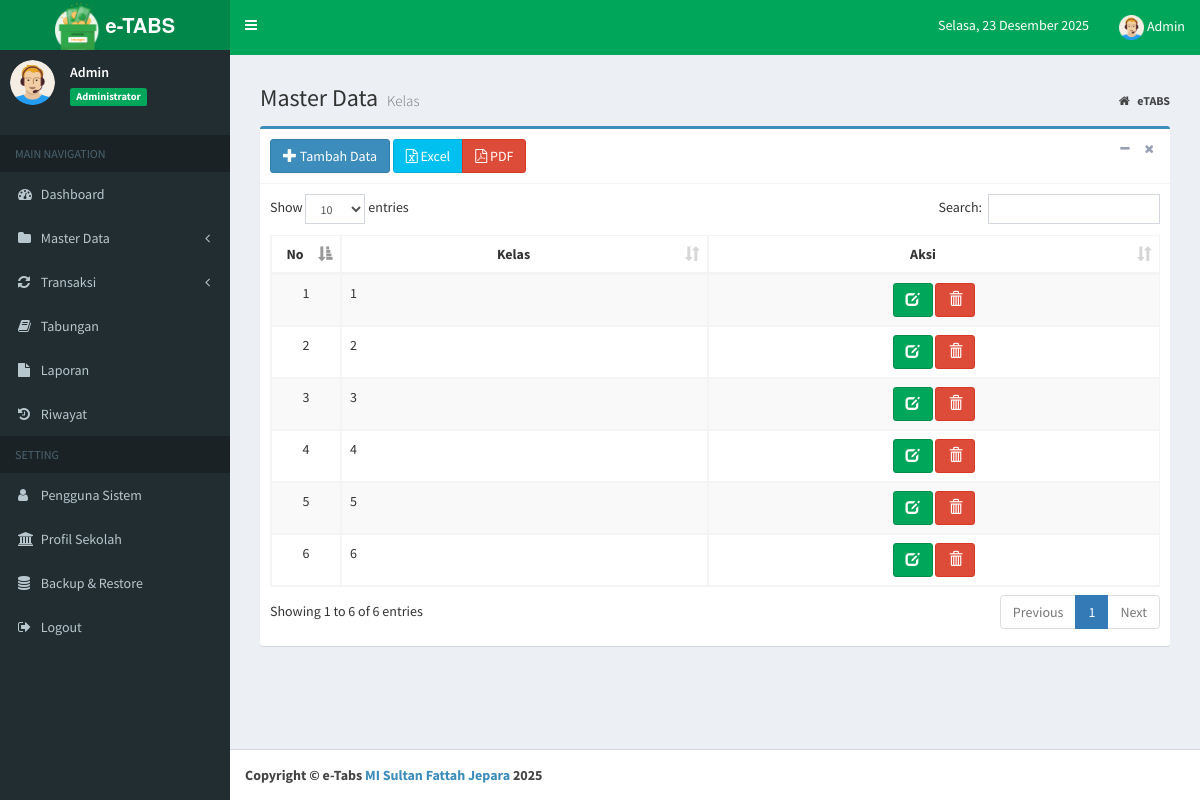
The app's page /index.php?page=MyApp/data_kelas (signed in) with its own data.
### tables this page shows
CREATE TABLE `tb_kelas` (
  `id_kelas` int NOT NULL AUTO_INCREMENT,
  `kelas` varchar(20) NOT NULL,
  PRIMARY KEY (`id_kelas`)
);

### admin/kelas/data_kelas.php (the view, shortened to what this page needs)
<section class="content-header">
	<h1>
		Master Data
		<small>Kelas</small>
	</h1>
	<ol class="breadcrumb">
		<li>
			<a href="index.php">
				<i class="fa fa-home"></i>
				<b>eTABS</b>
			</a>
		</li>
	</ol>
</section>
<section class="content">
	<div class="box box-primary">
		<div class="box-header with-border">
			<a href="?page=MyApp/add_kelas" title="Tambah Data" class="btn btn-primary">
				<i class="glyphicon glyphicon-plus"></i> Tambah Data</a>
			<div class="btn-group">
				<a href="admin/export_handler.php?type=excel&table=kelas" class="btn btn-info" title="Ekspor ke Excel">
					<i class="fa fa-file-excel-o"></i> Excel
				</a>
				<a href="admin/export_handler.php?type=pdf&table=kelas" class="btn btn-danger" title="Ekspor ke PDF" target="_blank">
					<i class="fa fa-file-pdf-o"></i> PDF
				</a>
			</div>
			<div class="box-tools pull-right">
				<button type="button" class="btn btn-box-tool" data-widget="collapse">
					<i class="fa fa-minus"></i>
				</button>
				<button type="button" class="btn btn-box-tool" data-widget="remove">
					<i class="fa fa-remove"></i>
				</button>
			</div>
		</div>
		<div class="box-body">
			<div class="table-responsive">
				<table id="example1" class="table table-bordered table-striped">
					<thead>
						<tr>
							<th class="text-center" width=30px>No</th>
							<th class="text-center">Kelas</th>
							<th class="text-center">Aksi</th>
						</tr>
					</thead>
					<tbody>
				<?php
                  $no = 1;
                  $sql = $koneksi->query("SELECT * FROM tb_kelas");
                  while ($data= $sql->fetch_assoc()) {
                ?>
						<tr>
							<td class="text-center">
								<?php echo $no++; ?>
							</td>
							<td>
								<?php echo $data['kelas']; ?>
							</td>
							<td class="text-center">
								<a href="?page=MyApp/edit_kelas&kode=<?php echo $data['id_kelas']; ?>" title="Ubah"
								 class="btn btn-success">
									<i class="glyphicon glyphicon-edit"></i>
								</a>
								<a href="?page=MyApp/del_kelas&kode=<?php echo $data['id_kelas']; ?>"
									onclick="return confirmHapus(event, 'Yakin hapus kelas <?php echo htmlspecialchars($data['kelas']); ?>?')"
									title="Hapus" class="btn btn-danger">
									<i class="glyphicon glyphicon-trash"></i>
							</td>
						</tr>
						<?php
                  }
                ?>
					</tbody>
				</table>
			</div>
		</div>
	</div>
</section>

### records on screen
tb_kelas: kelas "1"
tb_kelas: kelas "2"
tb_kelas: kelas "3"
tb_kelas: kelas "4"
tb_kelas: kelas "5"
tb_kelas: kelas "6"

### other values on screen
$data_nama "Admin"
$data_level "Administrator"
